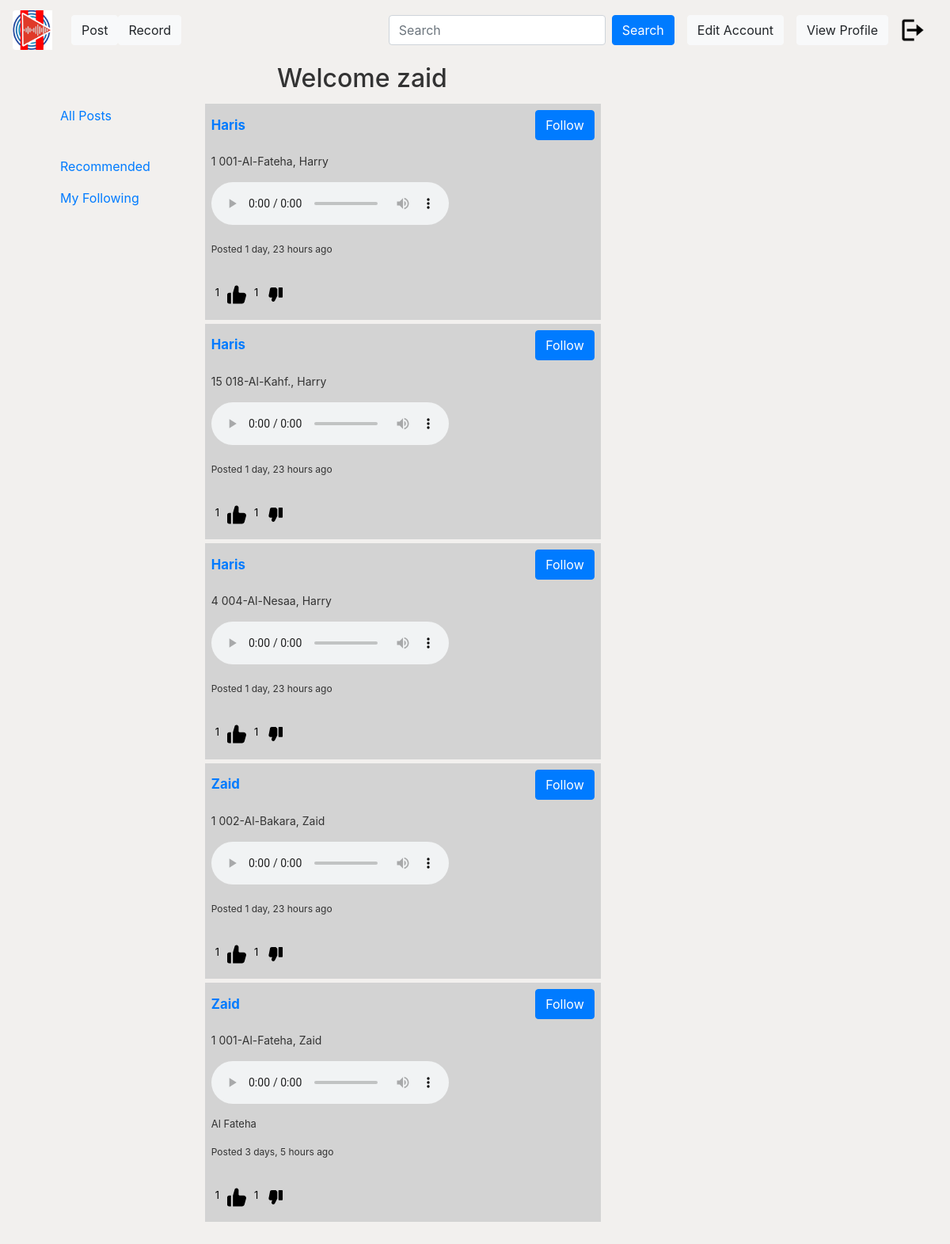
The app's page /homepage/ (signed in) with its own data.
### user/models.py (models this page shows)
class Post(models.Model):
    juza=models.CharField(max_length=100,blank=True,null=True)
    surah= models.CharField(max_length=100,blank=True,null=True)
    reader= models.CharField(max_length=100,blank=True,null=True)
    file = models.FileField(upload_to="posts")
    content = models.TextField(max_length=1000)
    date_posted = models.DateTimeField(default=timezone.now)
    author = models.ForeignKey(User, on_delete=models.CASCADE)
    def like_count(self):
        return self.likes_dislikes.filter(like=True).count()
    def dislike_count(self):
        return self.likes_dislikes.filter(dislike=True).count()

### user/views.py (the view)
# urls.py: path('homepage/', PostListView.as_view(), name='site-homepage'),
class PostListView(ListView):
    model = Post
    template_name = 'user/homepage.html'  # <app>/<model>_<viewtype>.html
    context_object_name = 'posts'
    ordering = ['-date_posted']

### user/templates/user/homepage.html (shortened to what this page needs)
{% extends "user/base.html" %} {% block content %}
<h2 class="text-center">Welcome {{user.username}}</h2>
<div class="row">
  <div class="col-md-3">
    {%if user.is_authenticated%}
    {% include 'user/sidebar.html' %}
    {%else%}
    <a type="button" href="{% url 'site-user-login' %}">Login</a>
    {%endif%}
  <div class="col-md-3">
    {% if posts %} {% for post in posts %}
    <div class="level-item has-text-centered "
      style="background-color: lightgray; padding: 8px; margin-top: 5px; width: 500px;">
      <p style="font-size: 14px;" class="d-flex flex-row justify-content-between ">
        <a href="{% url 'profile' post.author.id%}" class="align-content-center" style="font-size: larger;">
          <strong>
            {{ post.author.username | title}}
          </strong>
        </a>
        {%if user.is_authenticated%}
        <a href="/follow/{{ post.author.id }}/" class="btn btn-primary align-left">Follow</a>
      </p>
      {%endif%}
      <p style="font-size: 14px">
        {{ post.juza }} {{ post.surah }}, {{ post.reader }}
      </p>
      <audio controls>
        <source src="/media/{{ post.file }}" type="audio/mpeg" />
        <source src="/media/{{ post.file }}" type="audio/webm" />
      </audio>
      <div class="row">
        <div class="col-md-8">
          <p style="font-size: 13px; margin-top: 10px">{{ post.content }}</p>
          <p style="font-size: 12px; margin-top: 10px">
            Posted {{ post.date_posted|timesince }} ago
          </p>
        </div>
        <div class="col-md-4" style="margin-top: 20px; margin-left: 20px">
          <div class="row">
            <a class="like-btn" data-post-id="{{ post.id }}">
              <p id="like-count-{{ post.id }}">{{ post.like_count }}</p>
            </a>
            <a class="dislike-btn" data-post-id="{{ post.id }}">
              <p id="dislike-count-{{ post.id }}">{{ post.dislike_count }}</p>
            </a>
          </div>
        </div>
      </div>
    </div>
    {% endfor %} {% else %}
    <p>No Post found.</p>
    {% endif %}
  </div>
  <header class="site-header">
    <nav class="navbar navbar-expand-md navbar-dark bg-steel fixed-top">
      <a class="navbar-brand mr-4" href="{% url 'site-homepage' %}">{% load static %} <img
          src="{% static 'user/media/NewLogo_3.png' %}" class="rounded-left" alt="logo" width=50px height=50px /></a>
      <a href="{% url 'post_form' %}" class="btn btn-light">Post</a>
      <a href="{% url 'record' %}" class="btn btn-light">Record</a>
      <div class="collapse navbar-collapse" id="navbarToggle">
        <form class="d-flex" role="search" action="{% url 'searchpage' %}" method="GET">
          <input class="form-control me-2" type="search" placeholder="Search" name="q" required aria-label="Search" />
          <button class="btn btn-primary align-left ml-2" type="submit">
            Search
          </button>
        </form>
      </div>
      {% if user.is_authenticated %}
      <a type="button" href="{% url 'site-editacc' %}" class="btn btn-light ml-3">Edit Account</a>
      <a type="button" href="{% url 'profile' user.id %}" class="btn btn-light ml-3">View Profile</a>
      <a class="nav-item nav-link" href="{% url 'site-user-logout' %}">{% load static %} <img
          src="{% static 'user/media/logout.png' %}" width=30px height=30px</a>
        {%else%}
        <a type="button" href="{% url 'site-user-login' %}" class="btn btn-light ml-3">Login</a>
        <a type="button" href="{% url 'site-register'  %}" class="btn btn-light ml-3">Register</a>
        {% endif%}
    </nav>
  </header>
  {% endblock content %}

### user/static/user/name.css (style rules this page uses)
body { background:#f2f0ee; color: #333333; margin-top: 5rem; }

### user/templates/user/homepage.html (style rules this page uses)
.like-btn { flex-direction: row; display: flex; }
.like-btn p { margin-right: 10px; font-size: 13px; color: black; text-decoration: none; }
.dislike-btn { flex-direction: row; display: flex; }
.dislike-btn p { margin-right: 10px; margin-left: 10px; font-size: 13px; color: black; text-decoration: none; }

### records on screen
Post: author.username "Haris", juza "1", surah "001-Al-Fateha", reader "Harry", date_posted "1 day, 23 hours", like_count "1", dislike_count "1"
Post: author.username "Haris", juza "15", surah "018-Al-Kahf.", reader "Harry", date_posted "1 day, 23 hours", like_count "1", dislike_count "1"
Post: author.username "Haris", juza "4", surah "004-Al-Nesaa", reader "Harry", date_posted "1 day, 23 hours", like_count "1", dislike_count "1"
Post: author.username "Zaid", juza "1", surah "002-Al-Bakara", reader "Zaid", date_posted "1 day, 23 hours", like_count "1", dislike_count "1"
Post: author.username "Zaid", juza "1", surah "001-Al-Fateha", reader "Zaid", content "Al Fateha", date_posted "3 days, 5 hours", like_count "1", dislike_count "1"

### other values on screen
{{ user.username }} "zaid"
